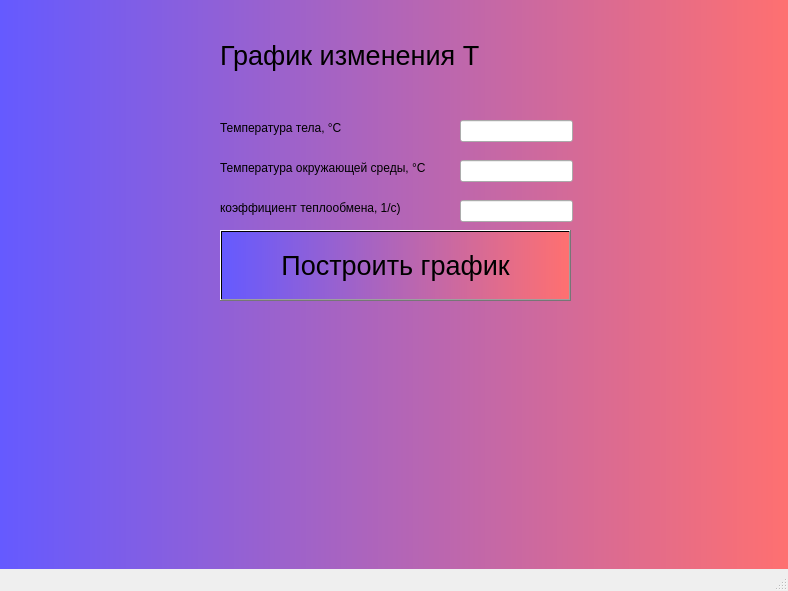
<?xml version="1.0" encoding="UTF-8"?>
<ui version="4.0">
 <class>MainWindow</class>
 <widget class="QMainWindow" name="MainWindow">
  <property name="geometry">
   <rect>
    <x>0</x>
    <y>0</y>
    <width>788</width>
    <height>591</height>
   </rect>
  </property>
  <property name="windowTitle">
   <string>MainWindow</string>
  </property>
  <widget class="QWidget" name="centralwidget">
   <widget class="QLabel" name="label">
    <property name="geometry">
     <rect>
      <x>220</x>
      <y>10</y>
      <width>351</width>
      <height>91</height>
     </rect>
    </property>
    <property name="font">
     <font>
      <pointsize>20</pointsize>
     </font>
    </property>
    <property name="text">
     <string>График изменения Т</string>
    </property>
   </widget>
   <widget class="QLabel" name="label_2">
    <property name="geometry">
     <rect>
      <x>220</x>
      <y>120</y>
      <width>151</width>
      <height>16</height>
     </rect>
    </property>
    <property name="text">
     <string>Температура тела, °C</string>
    </property>
   </widget>
   <widget class="QLabel" name="label_3">
    <property name="geometry">
     <rect>
      <x>220</x>
      <y>160</y>
      <width>241</width>
      <height>16</height>
     </rect>
    </property>
    <property name="text">
     <string>Температура окружающей среды, °C</string>
    </property>
   </widget>
   <widget class="QLabel" name="label_4">
    <property name="geometry">
     <rect>
      <x>220</x>
      <y>200</y>
      <width>241</width>
      <height>16</height>
     </rect>
    </property>
    <property name="text">
     <string>коэффициент теплообмена, 1/c)</string>
    </property>
   </widget>
   <widget class="QLineEdit" name="line_T">
    <property name="geometry">
     <rect>
      <x>460</x>
      <y>120</y>
      <width>113</width>
      <height>22</height>
     </rect>
    </property>
   </widget>
   <widget class="QLineEdit" name="line_Tenv">
    <property name="geometry">
     <rect>
      <x>460</x>
      <y>160</y>
      <width>113</width>
      <height>22</height>
     </rect>
    </property>
   </widget>
   <widget class="QLineEdit" name="line_k">
    <property name="geometry">
     <rect>
      <x>460</x>
      <y>200</y>
      <width>113</width>
      <height>22</height>
     </rect>
    </property>
   </widget>
   <widget class="QPushButton" name="pushButton">
    <property name="geometry">
     <rect>
      <x>220</x>
      <y>230</y>
      <width>351</width>
      <height>71</height>
     </rect>
    </property>
    <property name="font">
     <font>
      <pointsize>20</pointsize>
     </font>
    </property>
    <property name="styleSheet">
     <string notr="true">background-color: qlineargradient(spread:pad, x1:0, y1:0, x2:1, y2:0, stop:0 rgba(101, 90, 255, 255), stop:1 rgba(255, 112, 112, 255));</string>
    </property>
    <property name="text">
     <string>Построить график</string>
    </property>
   </widget>
   <widget class="QWidget" name="widget" native="true">
    <property name="geometry">
     <rect>
      <x>0</x>
      <y>0</y>
      <width>791</width>
      <height>571</height>
     </rect>
    </property>
    <property name="styleSheet">
     <string notr="true">
background-color: qlineargradient(spread:pad, x1:0, y1:0, x2:1, y2:0, stop:0 rgba(101, 90, 255, 255), stop:1 rgba(255, 112, 112, 255));
</string>
    </property>
   </widget>
   <zorder>widget</zorder>
   <zorder>label</zorder>
   <zorder>label_2</zorder>
   <zorder>label_3</zorder>
   <zorder>label_4</zorder>
   <zorder>line_T</zorder>
   <zorder>line_Tenv</zorder>
   <zorder>line_k</zorder>
   <zorder>pushButton</zorder>
  </widget>
  <widget class="QMenuBar" name="menubar">
   <property name="geometry">
    <rect>
     <x>0</x>
     <y>0</y>
     <width>788</width>
     <height>26</height>
    </rect>
   </property>
  </widget>
  <widget class="QStatusBar" name="statusbar"/>
 </widget>
 <resources/>
 <connections/>
</ui>
